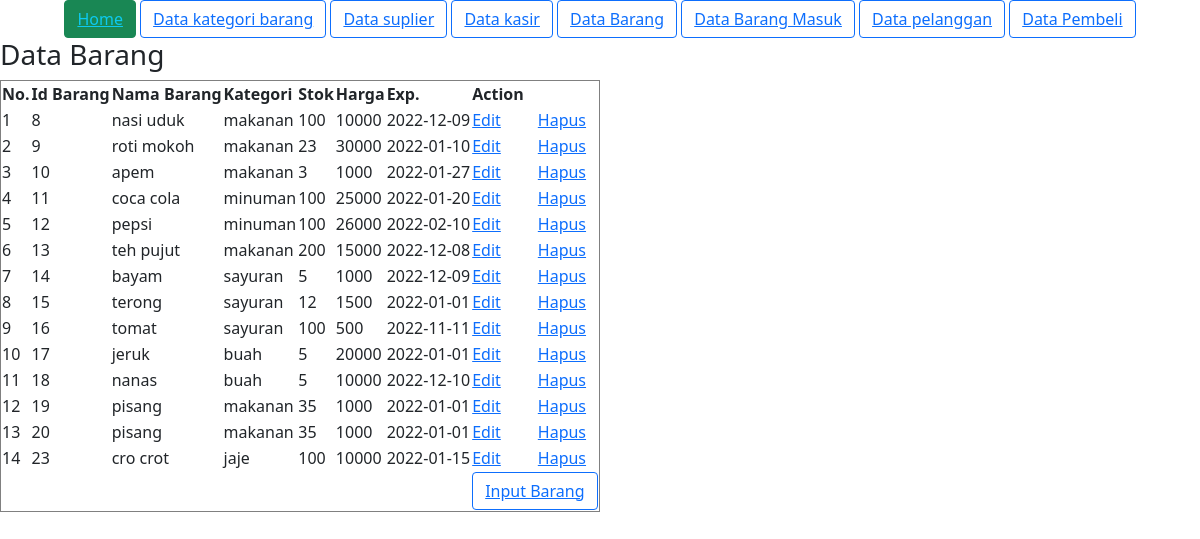
The app's page /read/data_barang.php with its own data.
### tables this page shows
CREATE TABLE `barang` (
  `id_barang` int(6) NOT NULL,
  `id_kategori` int(6) DEFAULT NULL,
  `nama_barang` varchar(30) DEFAULT NULL,
  `stok` int(2) DEFAULT NULL,
  `tgl_exp` date DEFAULT NULL,
  `harga` int(6) DEFAULT NULL
);

CREATE TABLE `kategori_barang` (
  `id_kategori` int(4) NOT NULL,
  `nama_kategori` varchar(50) NOT NULL
);

### utilitiy/global_var.php (called while the page is built, shortened)
<?php
	$url_ = "http://localhost/edu";
 ?>

### read/data_barang.php (the view, shortened to what this page needs)
<?php
	include("../config/koneksi.php");
	include ("../utilitiy/global_var.php");
	$sql = "SELECT barang.*, kategori_barang.* FROM barang INNER JOIN kategori_barang ON kategori_barang.id_kategori = barang.id_kategori";
	$read = mysqli_query($kon, $sql);
 ?>
 <!DOCTYPE html>
 <html>
 <head>
 	<?php include '../utilitiy/tag_head.php'; ?>
 </head>
 <body>
 	<?php include '../utilitiy/nav.php'; ?>
 	<h3>Data Barang</h3>
 	<table border="1">
 		<tr>
 			<th>No.</th>
 			<th>Id Barang</th>
 			<th>Nama Barang</th>
 			<th>Kategori</th>
 			<th>Stok</th>
 			<th>Harga</th>
 			<th>Exp.</th>
 			<th>Action</th>
 		</tr>
		<?php
			$i = 1;
			foreach ($read as $value) {
				echo "<tr>";
					echo "<td>".$i."</td>";
					echo "<td>".$value['id_barang']."</td>";
					echo "<td>".$value['nama_barang']."</td>";
					echo "<td>".$value['nama_kategori']."</td>";
					echo "<td>".$value['stok']."</td>";
					echo "<td>".$value['harga']."</td>";
					echo "<td>".$value['tgl_exp']."</td>";
					echo "<td>
							<a href='../form/barang.php?
							id_barang=".$value['id_barang']."&
							nama_barang=".$value['nama_barang']."&
							nama_kategori=".$value['nama_kategori']."&
							exp=".$value['tgl_exp']."&
							stok=".$value['stok']."&
							harga=".$value['harga']."'>Edit</a>
						</td>";
					 echo "<td>
					 		<a href='../aksi/hapus/hapus.php?
					 		id=".$value['id_barang']."&
					 		tbl=barang&
					 		whr=id_barang'>Hapus</a>
					 	</td>";
				echo "</tr>";
				$i++;
			}
		 ?>
		 <tr class="text-center">
		 	<td colspan="7"></td>
		 	<td colspan="2">
		 		<button class="btn btn-outline-primary">
		<a href='<?php echo $url_."/form/barang.php" ?>'>Input Barang</a>
	</button>
		 	</td>
		 </tr>
 	</table>
 </body>
 </html>

### utilitiy/tag_head.php (shortened to what this page needs)
<link rel="stylesheet" href="http://127.0.0.1/cobar_caffe/asset/bootstrap-5.1.3-dist/css/bootstrap.css">

### utilitiy/nav.php
<?php
require_once("global_var.php");
 ?>
<nav class="text-center">
	<button class="btn btn-success ">
		<a class="text-info font-weight-bold" href='<?php echo $url_ ?>'>Home</a>
	</button>
	<button class="btn btn-outline-primary">
		<a href='<?php echo $url_."/read/data_kategori.php" ?>'>Data kategori barang</a>
	</button>
	<button class="btn btn-outline-primary">
		<a href='<?php echo $url_."/read/data_supplier.php" ?>'>Data suplier</a>
	</button>
	<button class="btn btn-outline-primary">
		<a href='<?php echo $url_."/read/data_kasir.php" ?>'>Data kasir</a>
	</button>
	<button class="btn btn-outline-primary">
		<a href='<?php echo $url_."/read/data_barang.php" ?>'>Data Barang</a>
	</button>
	<button class="btn btn-outline-primary">
		<a href='<?php echo $url_."/read/data_barang_masuk.php" ?>'>Data Barang Masuk</a>
	</button>
	<button class="btn btn-outline-primary">
		<a href='<?php echo $url_."/read/data_pelanggan.php" ?>'>Data pelanggan</a>
	</button>
	<button class="btn btn-outline-primary">
		<a href='<?php echo $url_."/read/data_pembelian.php" ?>'>Data Pembeli</a>
	</button>
</nav>

### records on screen
barang: id_barang "8", nama_barang "nasi uduk", id_kategori.nama_kategori "makanan", stok "100", harga "10000", tgl_exp "2022-12-09"
barang: id_barang "9", nama_barang "roti mokoh", id_kategori.nama_kategori "makanan", stok "23", harga "30000", tgl_exp "2022-01-10"
barang: id_barang "10", nama_barang "apem", id_kategori.nama_kategori "makanan", stok "3", harga "1000", tgl_exp "2022-01-27"
barang: id_barang "11", nama_barang "coca cola", id_kategori.nama_kategori "minuman", stok "100", harga "25000", tgl_exp "2022-01-20"
barang: id_barang "12", nama_barang "pepsi", id_kategori.nama_kategori "minuman", stok "100", harga "26000", tgl_exp "2022-02-10"
barang: id_barang "13", nama_barang "teh pujut", id_kategori.nama_kategori "makanan", stok "200", harga "15000", tgl_exp "2022-12-08"
barang: id_barang "14", nama_barang "bayam", id_kategori.nama_kategori "sayuran", stok "5", harga "1000", tgl_exp "2022-12-09"
barang: id_barang "15", nama_barang "terong", id_kategori.nama_kategori "sayuran", stok "12", harga "1500", tgl_exp "2022-01-01"
barang: id_barang "16", nama_barang "tomat", id_kategori.nama_kategori "sayuran", stok "100", harga "500", tgl_exp "2022-11-11"
barang: id_barang "17", nama_barang "jeruk", id_kategori.nama_kategori "buah", stok "5", harga "20000", tgl_exp "2022-01-01"
barang: id_barang "18", nama_barang "nanas", id_kategori.nama_kategori "buah", stok "5", harga "10000", tgl_exp "2022-12-10"
barang: id_barang "19", nama_barang "pisang", id_kategori.nama_kategori "makanan", stok "35", harga "1000", tgl_exp "2022-01-01"
barang: id_barang "20", nama_barang "pisang", id_kategori.nama_kategori "makanan", stok "35", harga "1000", tgl_exp "2022-01-01"
barang: id_barang "23", nama_barang "cro crot", id_kategori.nama_kategori "jaje", stok "100", harga "10000", tgl_exp "2022-01-15"
